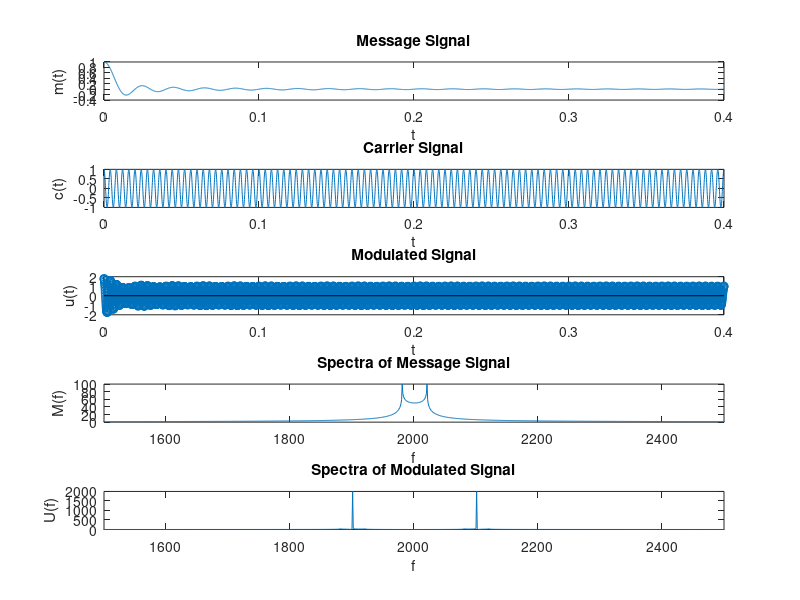

The MATLAB source for this figure:
clear all;
fc = 250;
ts = 0.0001;
a = 0.80;
t=0:ts:0.4;

figure(4);

Sm = sinc(100*t); %message signal
subplot(5,1,1); 
plot(t,Sm);
title('Message Signal')
xlabel('t');
ylabel('m(t)');

Sc = cos(2*pi*fc*t); %carrier signal
subplot(5,1,2);
plot(t,Sc);
title('Carrier Signal')
xlabel('t');
ylabel('c(t)');

Su = (1+a*Sm).*cos(2*pi*fc*t); %modulated signal
subplot(5,1,3);
stem(t,Su);
title('Modulated Signal')
xlabel('t');
ylabel('u(t)');

Sfm = fft(Sm); %spectra of message signal
Sfm = fftshift(Sfm);
subplot(5,1,4);
plot(abs(Sfm));
title('Spectra of Message Signal')
xlabel('f');
ylabel('M(f)');
axis([1500, 2500, 0, 100]);

Sfu = fft(Su); %spectra of modulated signal
Sfu = fftshift(Sfu);
subplot(5,1,5);
plot(abs(Sfu));
title('Spectra of Modulated Signal')
xlabel('f');
ylabel('U(f)');
axis([1500, 2500, 0, 2000]);